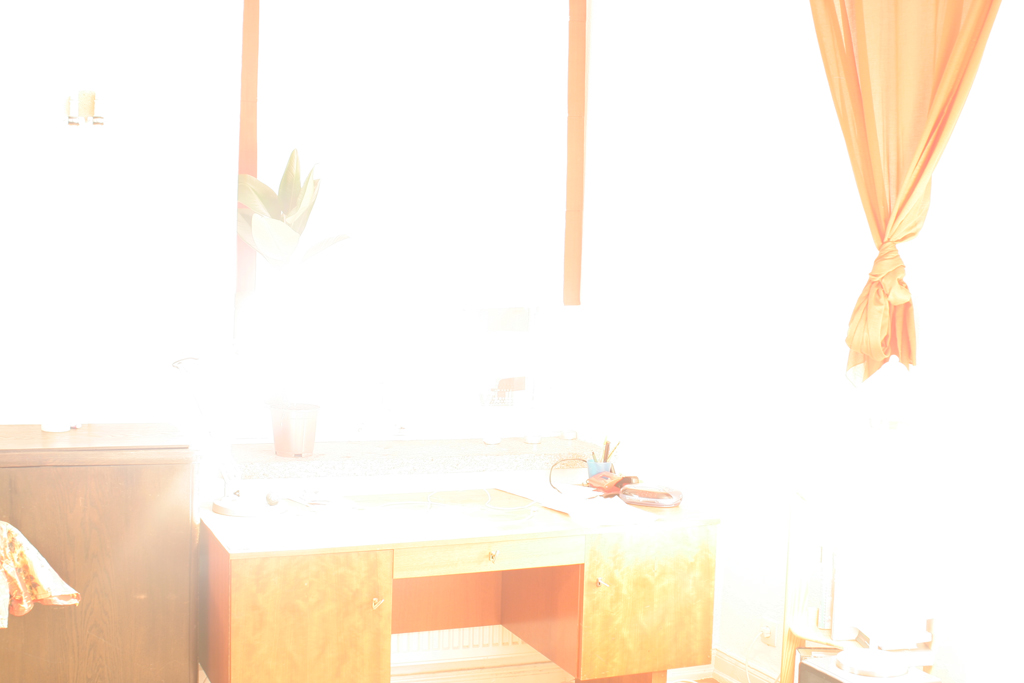
%> input picture Exposure Fusion Code/window_series/window_exp_15_1.jpg, 1024 x 683 px; its folder holds only this picture in this run
$ octave --eval "example;"   (GNU Octave 9; MATLAB toolbox functions it lacks are replaced by stand-ins)
%> lines starting %> are read from the running program, lines starting %| are printed output that depends on the picture
### Exposure Fusion Code/load_images.m
% This procedure loads a sequence of images
%
% Arguments:
% 'path', refers to a directory which contains a sequence of JPEG or PPM
% images
% 'reduce' is an optional parameter that controls downsampling, e.g., reduce = .5
% downsamples all images by a factor of 2.
% Implemented by: Rosaleena Mohanty

function I = load_images(path, reduce)

if ~exist('reduce')
    reduce = 1;
end

if (reduce > 1 || reduce <= 0)
    error('reduce must fulfill: 0 < reduce <= 1');
end

% find all JPEG or PPM files in directory
files = dir([path '/*.jpg']);
N = length(files);
if (N == 0)
    files = dir([path '/*.ppm']);
    N = length(files);
    if (N == 0)
        error('no files found');
    end
end

% allocate memory
sz = size(imread([path '/' files(1).name]));
r = floor(sz(1)*reduce);
c = floor(sz(2)*reduce);
I = zeros(r,c,3,N);

% read all files
for i = 1:N

    % load image
    filename = [path '/' files(i).name];
    im = double(imread(filename)) / 255;
    if (size(im,1) ~= sz(1) || size(im,2) ~= sz(2))
        error('images must all have the same size');
    end

    % optional downsampling step
    if (reduce < 1)
        im = imresize(im,[r c],'bicubic');
    end

    I(:,:,:,i) = im;
end

### Exposure Fusion Code/exposure_fusion.m
% Implementation of Exposure Fusion
%
% This work is described in "Exposure Fusion", Tom Mertens, Jan Kautz and Frank Van Reeth
% In Proceedings of Pacific Graphics 2007
%
% Usage:
%   result = exposure_fusion(I,m);
%   Arguments:
%     'I': represents a stack of N color images (at double
%       precision). Dimensions are (height x width x 3 x N).
%     'm': 3-tuple that controls the per-pixel measures. The elements
%     control contrast, saturation and well-exposedness, respectively.
%
% Example:
%   'figure; imshow(exposure_fusion(I, [0 0 1]);'
%   This displays the fusion of the images in 'I' using only the well-exposedness
%   measure
% Implemented by: Rosaleena Mohanty

function R = exposure_fusion(I,m)

r = size(I,1);
c = size(I,2);
N = size(I,4);

W = ones(r,c,N);

%compute the measures and combines them into a weight map
contrast_parm = m(1);
sat_parm = m(2);
wexp_parm = m(3);

if (contrast_parm > 0)
    W = W.*contrast(I).^contrast_parm;
end
if (sat_parm > 0)
    W = W.*saturation(I).^sat_parm;
end
if (wexp_parm > 0)
    W = W.*well_exposedness(I).^wexp_parm;
end

%normalize weights: make sure that weights sum to one for each pixel
W = W + 1e-12; %avoids division by zero
W = W./repmat(sum(W,3),[1 1 N]);

% create empty pyramid
pyr = gaussian_pyramid(zeros(r,c,3));
nlev = length(pyr);

% multiresolution blending
for i = 1:N
    % construct pyramid from each input image
	pyrW = gaussian_pyramid(W(:,:,i));
	pyrI = laplacian_pyramid(I(:,:,:,i));

    % blend
    for l = 1:nlev
        w = repmat(pyrW{l},[1 1 3]);
        pyr{l} = pyr{l} + w.*pyrI{l};
    end
end

% reconstruct
R = reconstruct_laplacian_pyramid(pyr);

% contrast measure
function C = contrast(I)
h = [0 1 0; 1 -4 1; 0 1 0]; % laplacian filter
N = size(I,4);
C = zeros(size(I,1),size(I,2),N);
for i = 1:N
    mono = rgb2gray(I(:,:,:,i));
    C(:,:,i) = abs(imfilter(mono,h,'replicate'));
end

% saturation measure
function C = saturation(I)
N = size(I,4);
C = zeros(size(I,1),size(I,2),N);
for i = 1:N
    % saturation is computed as the standard deviation of the color channels
    R = I(:,:,1,i);
    G = I(:,:,2,i);
    B = I(:,:,3,i);
    mu = (R + G + B)/3;
    C(:,:,i) = sqrt(((R - mu).^2 + (G - mu).^2 + (B - mu).^2)/3);
end

% well-exposedness measure
function C = well_exposedness(I)
sig = .2;
N = size(I,4);
C = zeros(size(I,1),size(I,2),N);
for i = 1:N
    R = exp(-.5*(I(:,:,1,i) - .5).^2/sig.^2);
    G = exp(-.5*(I(:,:,2,i) - .5).^2/sig.^2);
    B = exp(-.5*(I(:,:,3,i) - .5).^2/sig.^2);
    C(:,:,i) = R.*G.*B;
end

### Exposure Fusion Code/gaussian_pyramid.m
% Contruction of Gaussian pyramid
%
% Arguments:
% image 'I'
% 'nlev', number of levels in the pyramid (optional)
% Implemented by: Rosaleena Mohanty

function pyr = gaussian_pyramid(I,nlev)

r = size(I,1);
c = size(I,2);

if ~exist('nlev')
    %compute the highest possible pyramid
    nlev = floor(log(min(r,c)) / log(2));
end

% start by copying the image to the finest level
pyr = cell(nlev,1);
pyr{1} = I;

% recursively downsample the image
filter = pyramid_filter;
for l = 2:nlev
    I = downsample(I,filter);
    pyr{l} = I;
end

### Exposure Fusion Code/downsample.m
% Downsampling procedure.
%
% Arguments:
% grayscale I image
% downsampling filter 'filter', should be a 1D separable filter.
% 'border_mode' should be 'circular', 'symmetric', or 'replicate'. See 'imfilter'.
%
% If image width W is odd, then the resulting image will have width (W-1)/2+1,
% Same for height.
% Implemented by: Rosaleena Mohanty

function R = downsample(I, filter)

border_mode = 'symmetric';

% low pass, convolve with separable filter
R = imfilter(I,filter,border_mode);     %horizontal
R = imfilter(R,filter',border_mode);    %vertical

% decimate
r = size(I,1);
c = size(I,2);
R = R(1:2:r, 1:2:c, :);

### Exposure Fusion Code/pyramid_filter.m
% This is a 1-dimensional 5-tap low pass filter. It is used as a 2D separable low
% pass filter for constructing Gaussian and Laplacian pyramids.
% Implemented by: Rosaleena Mohanty

function f = pyramid_filter;
f = [.0625, .25, .375, .25, .0625];

### Exposure Fusion Code/laplacian_pyramid.m
% Contruction of Laplacian pyramid
%
% Arguments:
%   image 'I'
%   'nlev', number of levels in the pyramid (optional)
% More information:
%   'The Laplacian Pyramid as a Compact Image Code'
%   Burt, P., and Adelson, E. H.,
%   IEEE Transactions on Communication, COM-31:532-540 (1983).
% Implemented by: Rosaleena Mohanty


function pyr = laplacian_pyramid(I,nlev)

r = size(I,1);
c = size(I,2);

if ~exist('nlev')
    % compute the highest possible pyramid
    nlev = floor(log(min(r,c)) / log(2));
end

% recursively build pyramid
pyr = cell(nlev,1);
filter = pyramid_filter;
J = I;
for l = 1:nlev - 1
    % apply low pass filter, and downsample
    I = downsample(J,filter);
    odd = 2*size(I) - size(J);  % for each dimension, check if the upsampled version has to be odd
    % in each level, store difference between image and upsampled low pass version
    pyr{l} = J - upsample(I,odd,filter);
    J = I; % continue with low pass image
end
pyr{nlev} = J; % the coarest level contains the residual low pass image


### Exposure Fusion Code/reconstruct_laplacian_pyramid.m
% Reconstruction of image from Laplacian pyramid
%
% Arguments:
% pyramid 'pyr', as generated by function 'laplacian_pyramid'
% Implemented by: Rosaleena Mohanty

function R = reconstruct_laplacian_pyramid(pyr)

r = size(pyr{1},1);
c = size(pyr{1},2);
nlev = length(pyr);

% start with low pass residual
R = pyr{nlev};
filter = pyramid_filter;
for l = nlev - 1 : -1 : 1
    % upsample, and add to current level
    odd = 2*size(R) - size(pyr{l});
    R = pyr{l} + upsample(R,odd,filter);
end

### Exposure Fusion Code/upsample.m
% Upsampling procedure.
%
% Argments:
%   'I': greyscale image
%   'odd': 2-vector of binary values, indicates whether the upsampled image
%   should have odd size for the respective dimensions
%   'filter': upsampling filter
%
% If image width W is odd, then the resulting image will have width (W-1)/2+1,
% Same for height.
% Implemented by: Rosaleena Mohanty

function R = upsample(I,odd,filter)

% increase resolution
I = padarray(I,[1 1 0],'replicate'); % pad the image with a 1-pixel border
r = 2*size(I,1);
c = 2*size(I,2);
k = size(I,3);
R = zeros(r,c,k);
R(1:2:r, 1:2:c, :) = 4*I; % increase size 2 times; the padding is now 2 pixels wide

% interpolate, convolve with separable filter
R = imfilter(R,filter);     %horizontal
R = imfilter(R,filter');    %vertical

% remove the border
R = R(3:r - 2 - odd(1), 3:c - 2 - odd(2), :);

### Exposure Fusion Code/example.m
% This function uses multiple exposures as input, and outputs a
% well-balanced output with even exposure.
% Implemented by: Rosaleena Mohanty

function example;

close all;
I = load_images('window_series');
%> in load_images, `sz = size(imread([path '/' files(1).name]));`: sz = [683 1024 3]
%> in load_images, `r = floor(sz(1)*reduce);`: r = 683
%> in load_images, `c = floor(sz(2)*reduce);`: c = 1024
%> in load_images, `I = zeros(r,c,3,N);`: I: size 683x1024x3 double; every value is 0

R = exposure_fusion(I,[1 1 1]);
%> the loop in contrast, `for i = 1:N` made 1 pass
%> pass 1, in contrast, `mono = rgb2gray(I(:,:,:,i));`:
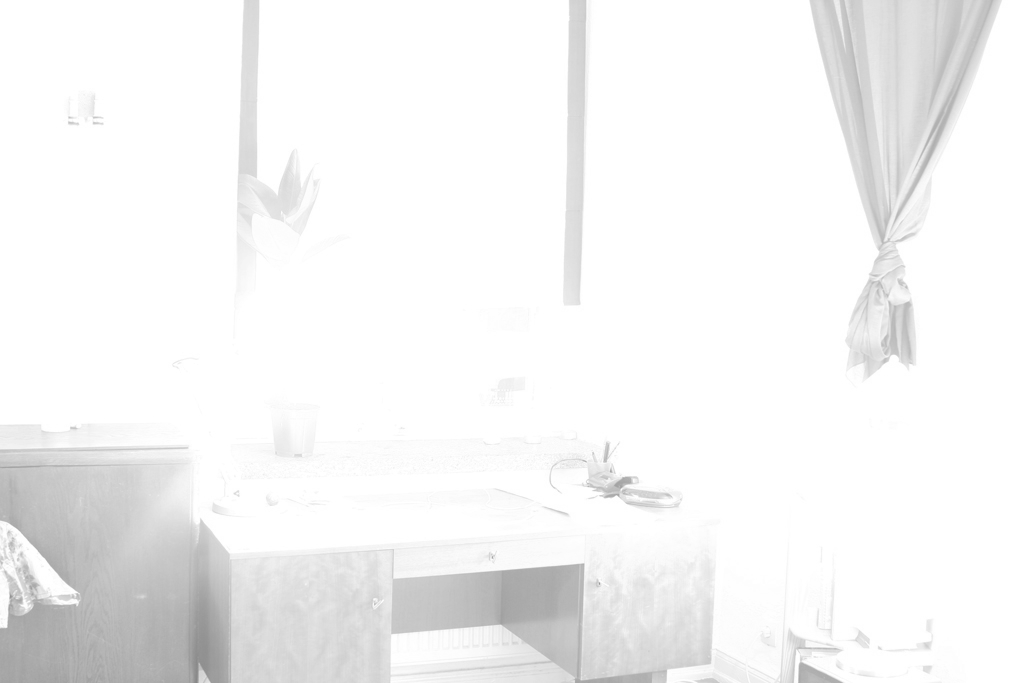
%> mono: size 683x1024 double; min 0.529, max 1, mean 0.959
%> after the loop in contrast, `for i = 1:N`:
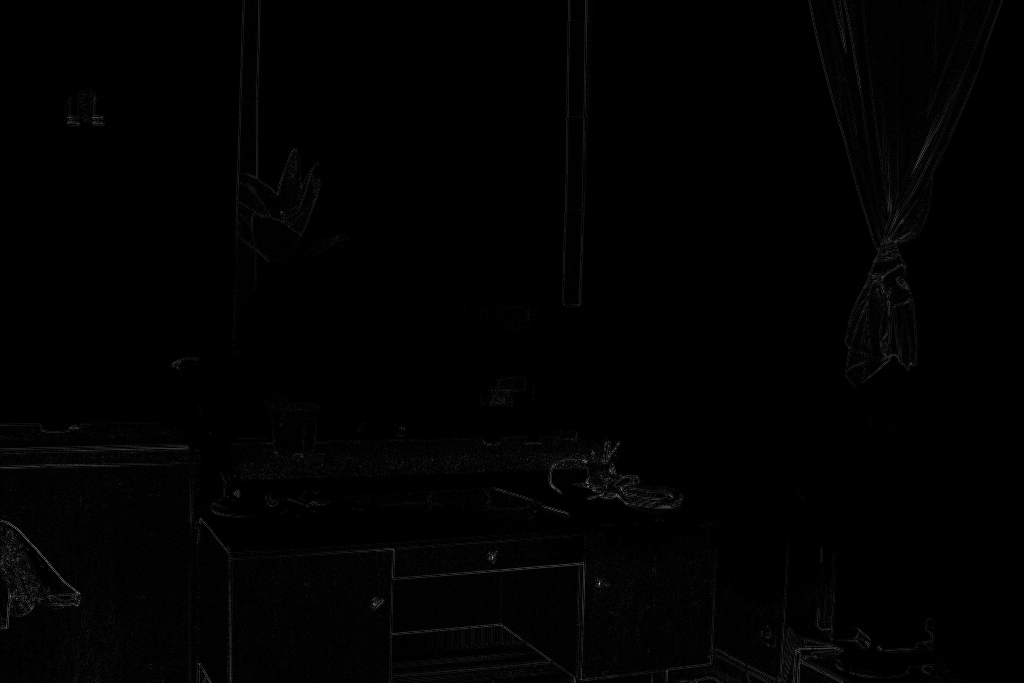
%> C: size 683x1024 double; min 0, max 0.762, mean 0.00642
%> the loop in saturation, `for i = 1:N` made 1 pass
%> pass 1, in saturation, `B = I(:,:,3,i);`:
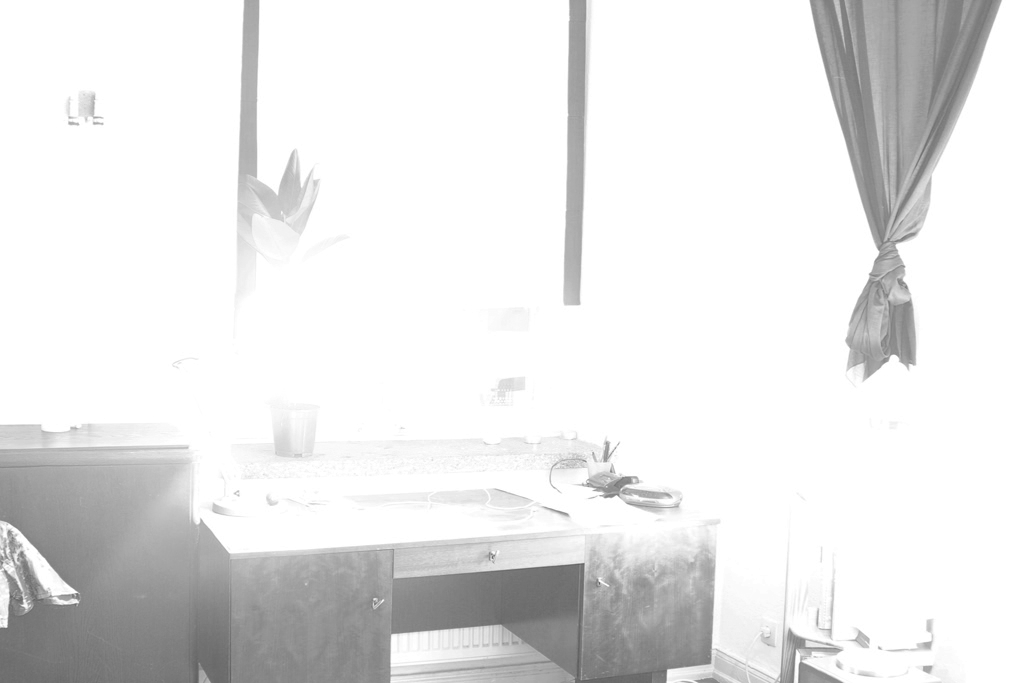
%> B: size 683x1024 double; min 0.365, max 1, mean 0.907
%> after the loop in saturation, `for i = 1:N`:
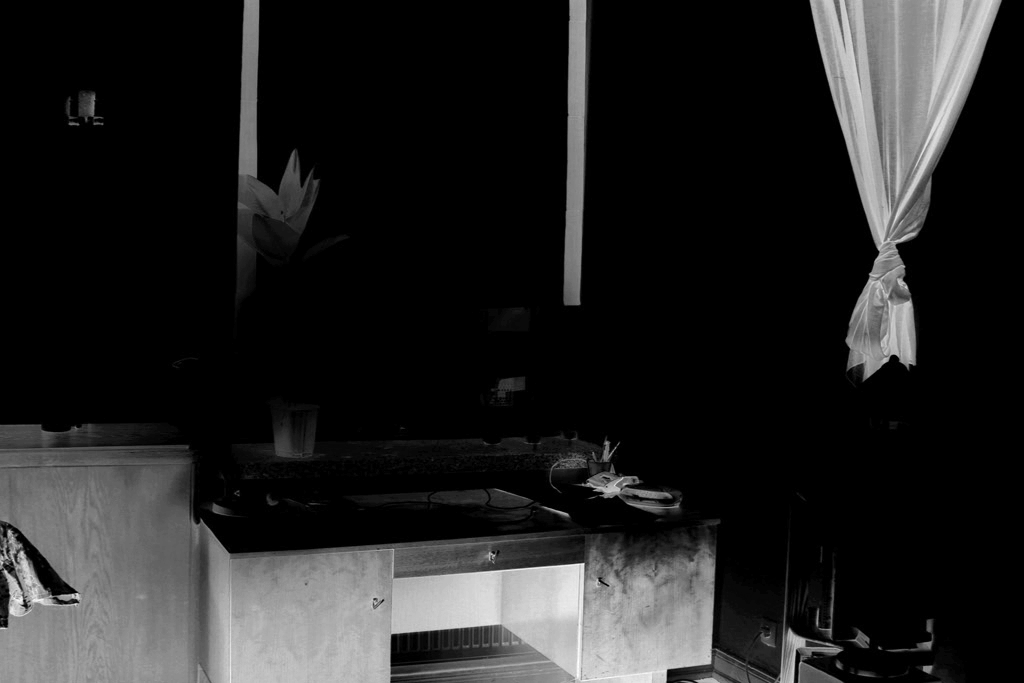
%> C: size 683x1024 double; min 0, max 0.259, mean 0.0348; drawn with min black and max white
%> the loop in well_exposedness, `for i = 1:N` made 1 pass
%> pass 1, in well_exposedness, `G = exp(-.5*(I(:,:,2,i) - .5).^2/sig.^2);`:
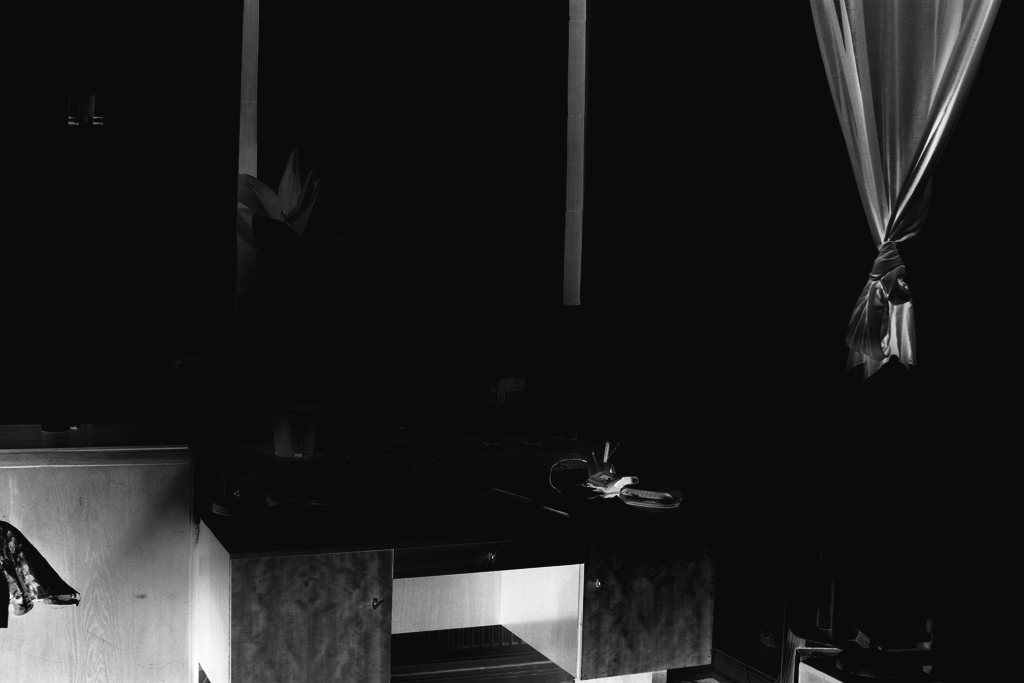
%> G: size 683x1024 double; min 0.0439, max 1, mean 0.119
%> pass 1, in well_exposedness, `B = exp(-.5*(I(:,:,3,i) - .5).^2/sig.^2);`:
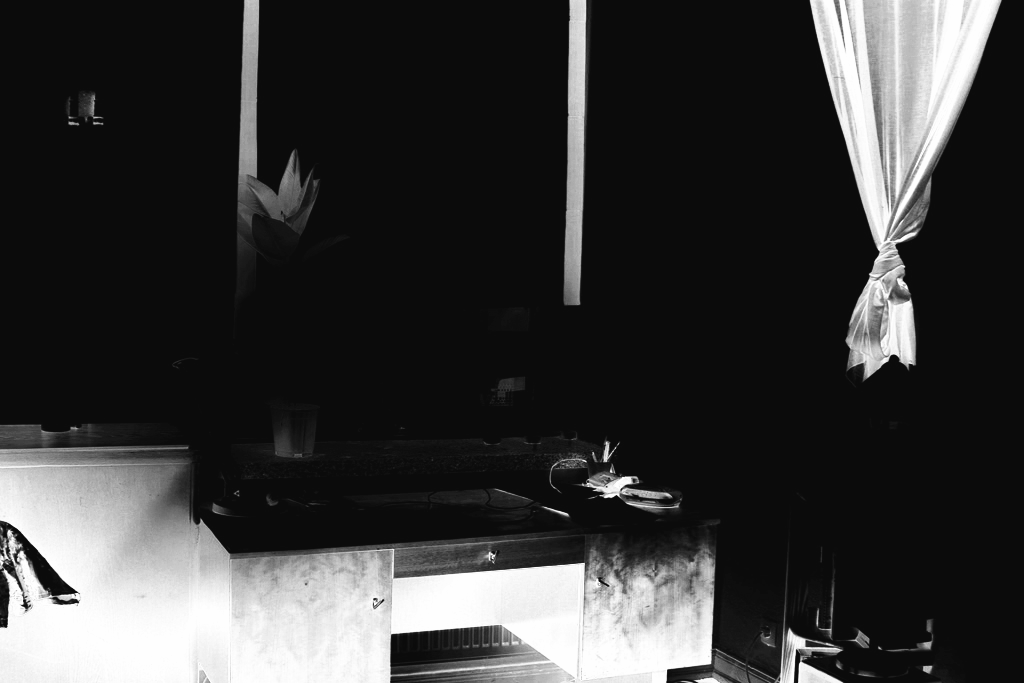
%> B: size 683x1024 double; min 0.0439, max 1, mean 0.218
%> in exposure_fusion, `W = W./repmat(sum(W,3),[1 1 N]);`: W: size 683x1024 double; every value is 1
%> after the loop in exposure_fusion, `for i = 1:N`: pyr = 9 items
%> the loop in reconstruct_laplacian_pyramid, `for l = nlev - 1 : -1 : 1` made 8 passes
%> (l, odd, r in upsample, c in upsample) on passes 1, 2, 3, 6, 7, 8: (8, [0 0 3], 10, 12), (7, [1 0 3], 16, 20), (6, [0 0 3], 26, 36), (3, [1 0 3], 176, 260), (2, [0 0 3], 346, 516), (1, [1 0 3], 688, 1028)
%> (odd, r in upsample, c in upsample) on passes 4 to 5: ([1 0 3], 48, 68), ([0 0 3], 90, 132)
%> pass 3, in reconstruct_laplacian_pyramid, `R = pyr{l} + upsample(R,odd,filter);`:
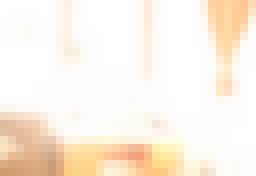
%> R: size 22x32x3 double (shown 8 times larger); mean R, G, B 0.99, 0.951, 0.903
figure('Name','Result');
imshow(R);

$ run again, on Exposure Fusion Code/window_series/window_exp_1_4.jpg
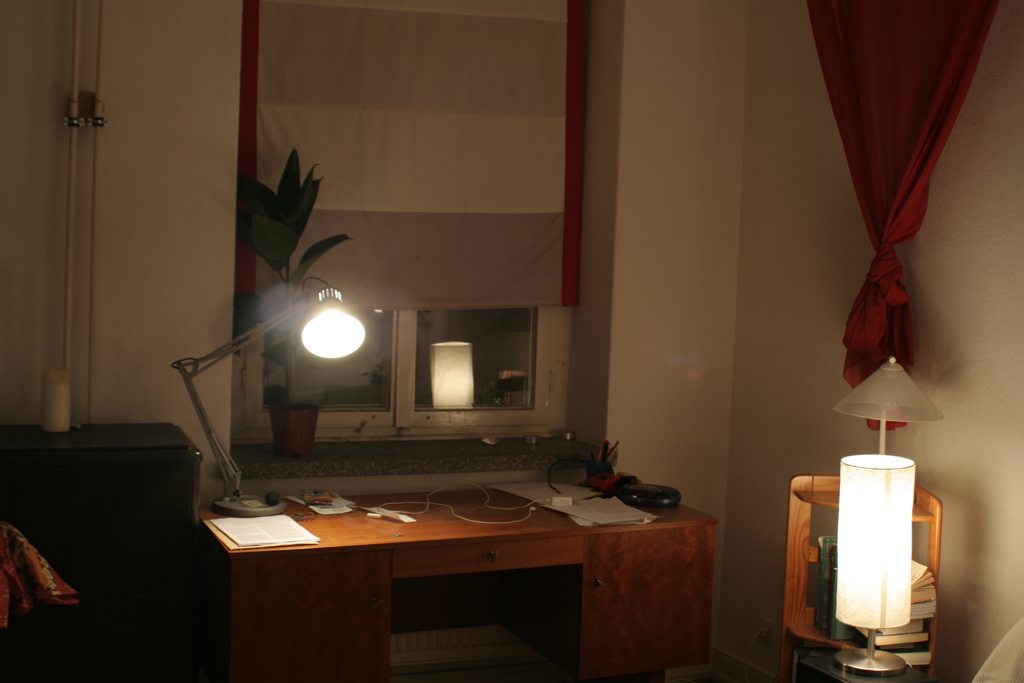
%> input picture Exposure Fusion Code/window_series/window_exp_1_4.jpg, 1024 x 683 px
%> sz = [683 1024 3]
%> in load_images, `r = floor(sz(1)*reduce);`: r = 683
%> in load_images, `c = floor(sz(2)*reduce);`: c = 1024
%> I: size 683x1024x3 double; every value is 0
%> after the loop in well_exposedness, `for i = 1:N`:
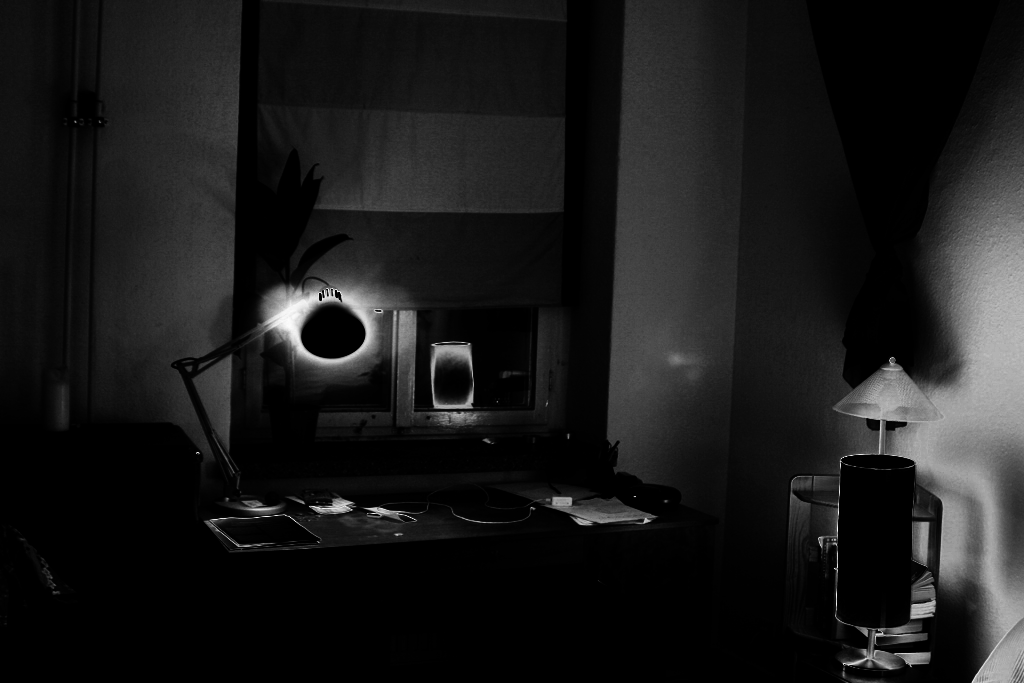
%> C: size 683x1024 double; min 8.48e-05, max 0.99, mean 0.103
%> after the loop in exposure_fusion, `for i = 1:N`: pyr = 9 items
%> the loop in reconstruct_laplacian_pyramid, `for l = nlev - 1 : -1 : 1` made 8 passes
%> (l, odd, r in upsample, c in upsample) on passes 1, 2, 3, 6, 7, 8: (8, [0 0 3], 10, 12), (7, [1 0 3], 16, 20), (6, [0 0 3], 26, 36), (3, [1 0 3], 176, 260), (2, [0 0 3], 346, 516), (1, [1 0 3], 688, 1028)
%> pass 3, in reconstruct_laplacian_pyramid, `R = pyr{l} + upsample(R,odd,filter);`:
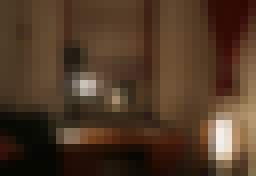
%> R: size 22x32x3 double (shown 8 times larger); mean R, G, B 0.311, 0.225, 0.154
